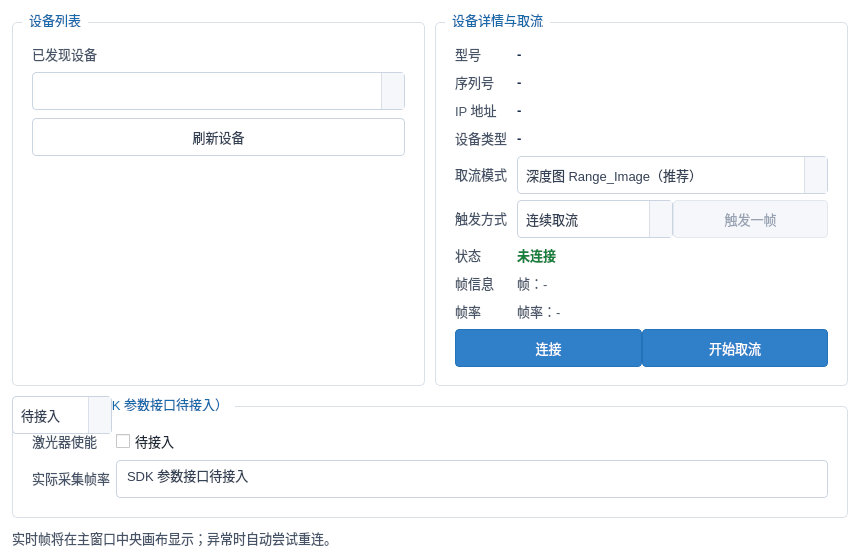
<?xml version="1.0" encoding="UTF-8"?>
<ui version="4.0">
 <class>CameraDialog</class>
 <widget class="QDialog" name="CameraDialog">
  <property name="geometry">
   <rect><x>0</x><y>0</y><width>860</width><height>560</height></rect>
  </property>
  <property name="minimumSize">
   <size><width>760</width><height>500</height></size>
  </property>
  <property name="windowTitle"><string>相机设备与实时取流</string></property>
  <property name="styleSheet">
   <string notr="true">QDialog, QWidget, QFrame, QStackedWidget { background:#ffffff; color:#1f2937; font-family:"Microsoft YaHei"; font-size:10pt; }
QGroupBox { border:1px solid #d9e0e8; border-radius:5px; margin-top:10px; padding:12px 10px 10px; }
QGroupBox::title { subcontrol-origin:margin; left:10px; padding:0 5px; color:#1769aa; }
QLabel { color:#475467; }
QLabel#lbl_status { color:#16803c; font-weight:600; }
QLabel#lbl_device_model_value, QLabel#lbl_device_serial_value, QLabel#lbl_device_ip_value, QLabel#lbl_device_virtual_value { color:#172b4d; font-weight:600; }
QComboBox, QPushButton, QLineEdit { min-height:28px; border:1px solid #cbd5e1; border-radius:4px; padding:4px 8px; background:#ffffff; color:#344054; }
QComboBox:hover, QPushButton:hover { border-color:#5b9bd5; background:#edf5ff; }
QPushButton:disabled { color:#98a2b3; background:#f5f7fa; border-color:#e3e8ef; }
QPushButton#btn_connect, QPushButton#btn_start { background:#2f80c9; border-color:#2472b8; color:white; }
QPlainTextEdit { background:#ffffff; color:#344054; border:1px solid #cbd5e1; border-radius:4px; }
QMenu, QAbstractItemView { background:#ffffff; color:#1f2937; border:1px solid #d9e0e8; }
QComboBox QAbstractItemView { selection-background-color:#dceeff; selection-color:#1769aa; }
QComboBox::drop-down { background:#f5f7fa; border-left:1px solid #d9e0e8; width:22px; }
QScrollBar:vertical { background:#f5f7fa; width:12px; }
QScrollBar::handle:vertical { background:#cbd5e1; border-radius:5px; min-height:24px; }
QScrollBar::handle:vertical:hover { background:#91caff; }
QScrollBar::add-line, QScrollBar::sub-line, QScrollBar::add-page, QScrollBar::sub-page { background:none; border:none; }
</string>
  </property>
  <layout class="QVBoxLayout" name="rootLayout">
   <property name="leftMargin"><number>12</number></property>
   <property name="topMargin"><number>12</number></property>
   <property name="rightMargin"><number>12</number></property>
   <property name="bottomMargin"><number>12</number></property>
   <property name="spacing"><number>10</number></property>
   <item>
    <layout class="QHBoxLayout" name="contentLayout">
     <property name="spacing"><number>10</number></property>
     <item>
      <widget class="QGroupBox" name="gb_devices">
       <property name="title"><string>设备列表</string></property>
       <layout class="QVBoxLayout" name="deviceLayout">
        <property name="spacing"><number>8</number></property>
        <item><widget class="QLabel" name="lbl_device_hint"><property name="text"><string>已发现设备</string></property></widget></item>
        <item><widget class="QComboBox" name="cb_devices"/></item>
        <item><widget class="QPushButton" name="btn_refresh"><property name="text"><string>刷新设备</string></property></widget></item>
        <item><spacer name="deviceSpacer"><property name="orientation"><enum>Qt::Orientation::Vertical</enum></property><property name="sizeHint" stdset="0"><size><width>20</width><height>80</height></size></property></spacer></item>
       </layout>
      </widget>
     </item>
     <item>
      <widget class="QGroupBox" name="gb_stream">
       <property name="title"><string>设备详情与取流</string></property>
       <layout class="QFormLayout" name="streamForm">
        <property name="horizontalSpacing"><number>10</number></property>
        <property name="verticalSpacing"><number>8</number></property>
        <item row="0" column="0"><widget class="QLabel" name="lbl_device_model"><property name="text"><string>型号</string></property></widget></item>
        <item row="0" column="1"><widget class="QLabel" name="lbl_device_model_value"><property name="text"><string>-</string></property></widget></item>
        <item row="1" column="0"><widget class="QLabel" name="lbl_device_serial"><property name="text"><string>序列号</string></property></widget></item>
        <item row="1" column="1"><widget class="QLabel" name="lbl_device_serial_value"><property name="text"><string>-</string></property></widget></item>
        <item row="2" column="0"><widget class="QLabel" name="lbl_device_ip"><property name="text"><string>IP 地址</string></property></widget></item>
        <item row="2" column="1"><widget class="QLabel" name="lbl_device_ip_value"><property name="text"><string>-</string></property></widget></item>
        <item row="3" column="0"><widget class="QLabel" name="lbl_device_virtual"><property name="text"><string>设备类型</string></property></widget></item>
        <item row="3" column="1"><widget class="QLabel" name="lbl_device_virtual_value"><property name="text"><string>-</string></property></widget></item>
        <item row="4" column="0"><widget class="QLabel" name="lbl_mode"><property name="text"><string>取流模式</string></property></widget></item>
        <item row="4" column="1"><widget class="QComboBox" name="cb_mode"><item><property name="text"><string>深度图 Range_Image（推荐）</string></property></item><item><property name="text"><string>点云图 PointCloud_Image</string></property></item><item><property name="text"><string>自动（按帧类型自适应）</string></property></item></widget></item>
        <item row="5" column="0"><widget class="QLabel" name="lbl_trigger"><property name="text"><string>触发方式</string></property></widget></item>
        <item row="5" column="1"><layout class="QHBoxLayout" name="triggerLayout"><item><widget class="QComboBox" name="cb_trigger"><item><property name="text"><string>连续取流</string></property></item><item><property name="text"><string>软触发</string></property></item></widget></item><item><widget class="QPushButton" name="btn_trigger"><property name="enabled"><bool>false</bool></property><property name="text"><string>触发一帧</string></property></widget></item></layout></item>
        <item row="6" column="0"><widget class="QLabel" name="lbl_status_title"><property name="text"><string>状态</string></property></widget></item>
        <item row="6" column="1"><widget class="QLabel" name="lbl_status"><property name="text"><string>未连接</string></property></widget></item>
        <item row="7" column="0"><widget class="QLabel" name="lbl_frame_title"><property name="text"><string>帧信息</string></property></widget></item>
        <item row="7" column="1"><widget class="QLabel" name="lbl_frame"><property name="text"><string>帧：-</string></property></widget></item>
        <item row="8" column="0"><widget class="QLabel" name="lbl_rate_title"><property name="text"><string>帧率</string></property></widget></item>
        <item row="8" column="1"><widget class="QLabel" name="lbl_rate"><property name="text"><string>帧率：-</string></property></widget></item>
        <item row="9" column="0" colspan="2"><layout class="QHBoxLayout" name="actionLayout"><item><widget class="QPushButton" name="btn_connect"><property name="text"><string>连接</string></property></widget></item><item><widget class="QPushButton" name="btn_start"><property name="enabled"><bool>false</bool></property><property name="text"><string>开始取流</string></property></widget></item></layout></item>
       </layout>
      </widget>
     </item>
    </layout>
   </item>
   <item>
    <widget class="QGroupBox" name="gb_camera_params">
     <property name="title"><string>相机参数（SDK 参数接口待接入）</string></property>
     <layout class="QFormLayout" name="cameraParamForm">
      <item row="0" column="0"><widget class="QLabel" name="lbl_laser_enable"><property name="text"><string>激光器使能</string></property></widget></item>
      <item row="0" column="1"><widget class="QCheckBox" name="chk_laser_enable"><property name="enabled"><bool>false</bool></property><property name="text"><string>待接入</string></property></widget></item>
      <item row="0" column="2"><widget class="QLabel" name="lbl_roi"><property name="text"><string>ROI 选择</string></property></widget></item>
      <item row="0" column="3"><widget class="QComboBox" name="cb_roi"><property name="enabled"><bool>false</bool></property><item><property name="text"><string>待接入</string></property></item></widget></item>
      <item row="1" column="0"><widget class="QLabel" name="lbl_frame_rate"><property name="text"><string>实际采集帧率</string></property></widget></item>
      <item row="1" column="1"><widget class="QLineEdit" name="le_frame_rate"><property name="enabled"><bool>false</bool></property><property name="text"><string>SDK 参数接口待接入</string></property></widget></item>
      <item row="1" column="2"><widget class="QLabel" name="lbl_sensitivity"><property name="text"><string>感光灵敏度</string></property></widget></item>
      <item row="1" column="3"><widget class="QComboBox" name="cb_sensitivity"><property name="enabled"><bool>false</bool></property><item><property name="text"><string>待接入</string></property></item></widget></item>
     </layout>
    </widget>
   </item>
   <item><widget class="QLabel" name="lbl_footer"><property name="text"><string>实时帧将在主窗口中央画布显示；异常时自动尝试重连。</string></property></widget></item>
  </layout>
 </widget>
 <resources/>
 <connections/>
</ui>
